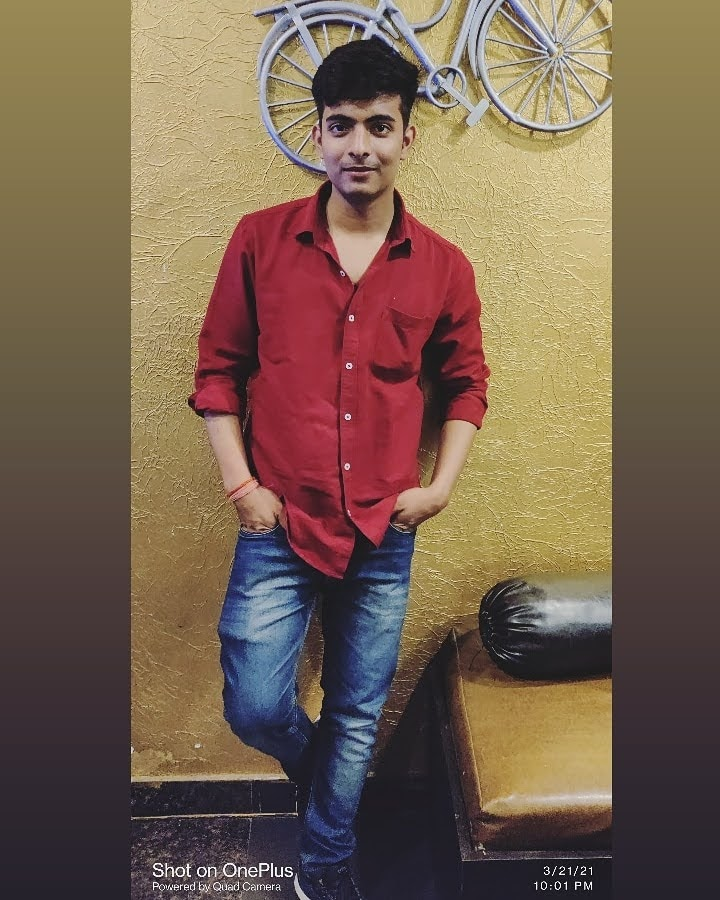
#> input picture Resources/manish.jpeg, 720 x 900 px
$ python Chapter3.py
#> lines starting #> are read from the running program, lines starting #| are printed output that depends on the picture
import cv2
import numpy as np
#######  this chapter is all about image size and dimensions and numpy###
img = cv2.imread("Resources/manish.jpeg")
#> img is the input picture: shape (900, 720, 3); mean B, G, R 80.6, 98.6, 120.5
## image show
print(img.shape)
#| (900, 720, 3)
## resize of image
imgResize = cv2.resize(img,(300,200)) ##  width first and then the height
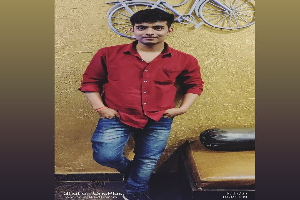
#> imgResize: shape (200, 300, 3); mean B, G, R 80.5, 98.6, 120.4
## crop image
imgCropped = img[0:500, 200:500]     ## heigth first and then the width
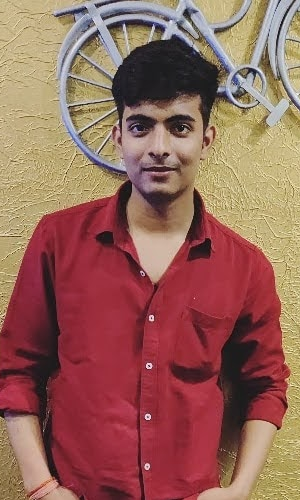
#> imgCropped: shape (500, 300, 3); mean B, G, R 89.2, 100.7, 150.3
cv2.imshow("image",img)
cv2.imshow("Resize image",imgResize)
cv2.imshow("Cropped Image",imgCropped)
cv2.waitKey(0)
